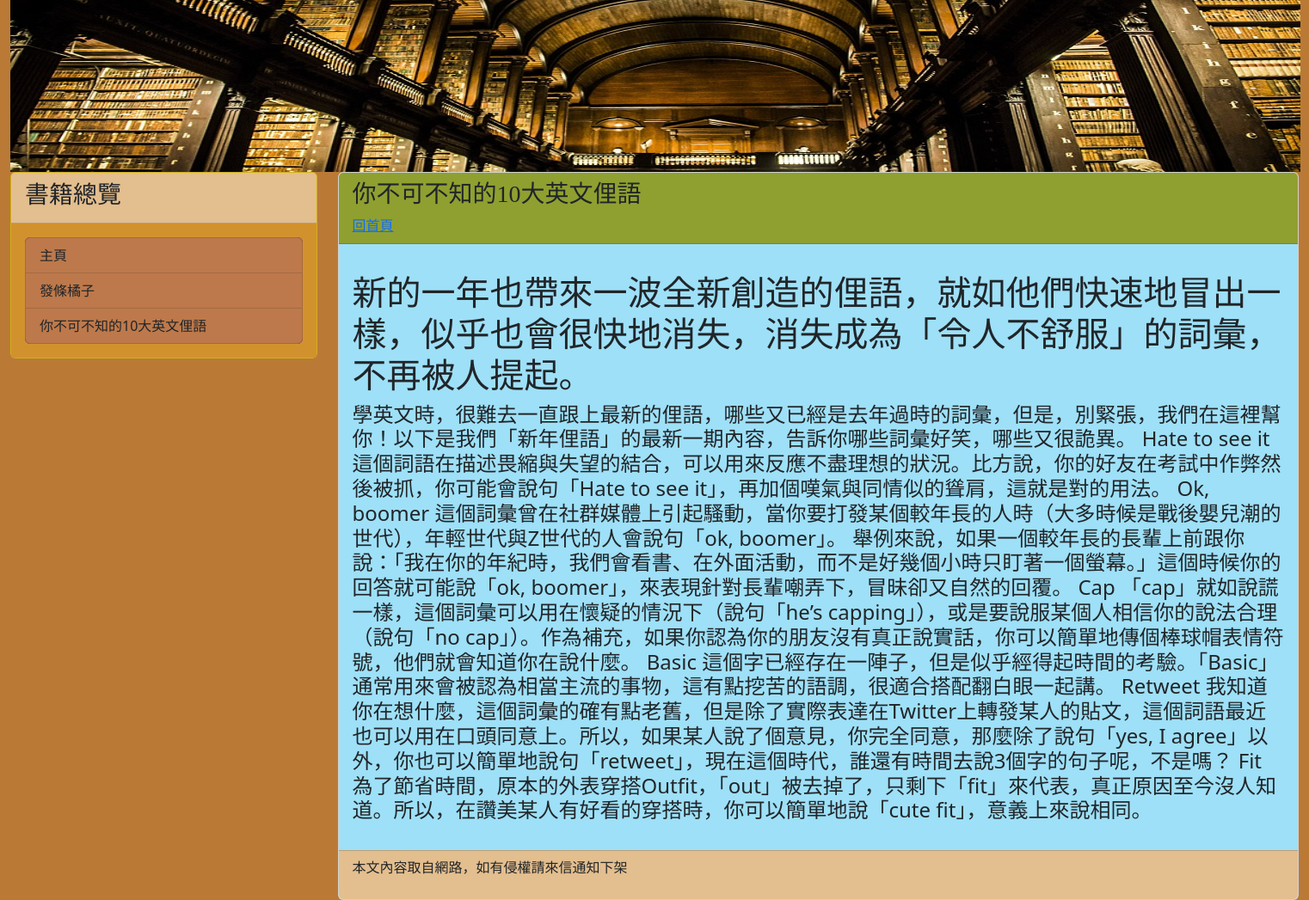
Screenshot of /post/Book_MyEF/ with the database file from the repository.
### mysite/models.py (models this page shows, shortened)
class Post(models.Model):
    title = models.CharField(max_length=200)
    author = models.CharField(max_length=200, default="不詳")
    slug = models.CharField(max_length=200)
    body = models.TextField()
    pub_date = models.DateTimeField(auto_now_add=True)
    class Meta:
        ordering = ('-pub_date',)

### mysite/views.py (the view)
# urls.py: path('post/<slug:slug>/',mv.showpost,name='showpost')
def showpost(request,slug):
        post =Post .objects.get(slug=slug)
        return render(request, 'post.html',locals())

### mysite/templatetags/markdown_extras.py (called while the page is built)
@register.filter
def convert_markdown(text):
    return markdown.markdown(text)

### templates/post.html (shortened to what this page needs)
{% extends 'base2.html' %}
{% load markdown_extras %}
{% block headmessage %}
    <h3 style='font-family:微軟正黑體; '>{{ post.title }}</h3>
    <a style='font-family:微軟正黑體;' href='/'>回首頁</a>
{% endblock %}
{% block content %}
    <p style='font-family:微軟正黑體;font-size:12pt;letter-spacing:2pt;'>
        {{ post.body | convert_markdown | safe }}</a>
    </p>
{% endblock %}

### rows the page displays
Post: title "你不可不知的10大英文俚語", body|convert_markdown "新的一年也帶來一波全新創造的俚語，就如他們快速地冒出一樣，似乎也會很快地消失，消失成為「令人不舒服」的詞彙，不再被人提起。 學英文時，很難去一直跟上最新的俚語，哪些又已經是去年過時的詞彙，但是，別緊張，我們在這裡幫你！以下是我們「新年俚語」的最新一期內容，告訴你哪些詞彙好笑，哪些又很詭異。 Hate to see it 這個詞語在描述畏縮與失望的結合，可以用來反應不盡理想的狀況。比方說，你的好友在考試中作弊然後被抓，你可能會說句「Hate to see it」，再加個嘆氣與同情似的聳肩，這就是對的用法。 Ok, boomer 這個詞彙曾在社群媒體上引起騷動，當你要打發某個較年長的人時（大多時候是戰後嬰兒潮的世代），年輕世代與Z世代的人會說句「ok, boomer」。 舉例來說，如果一個較年長的長輩上前跟你說：「我在你的年紀時，我們會看書、在外面活動，而不是好幾個小時只盯著一個螢幕。」這個時候你的回答就可能說「ok, boomer」，來表現針對長輩嘲弄下，冒昧卻又自然的回覆。 Cap 「cap」就如說謊一樣，這個詞彙可以用在懷疑的情況下（說句「he’s capping」），或是要說服某個人相信你的說法合理（說句「no cap」）。作為補充，如果你認為你的朋友沒有真正說實話，你可以簡單地傳個棒球帽表情符號，他們就會知道你在說什麼。 Basic 這個字已經存在一陣子，但是似乎經得起時間的考驗。「Basic」通常用來會被認為相當主流的事物，這有點挖苦的語調，很適合搭配翻白眼一起講。 Retweet…"
